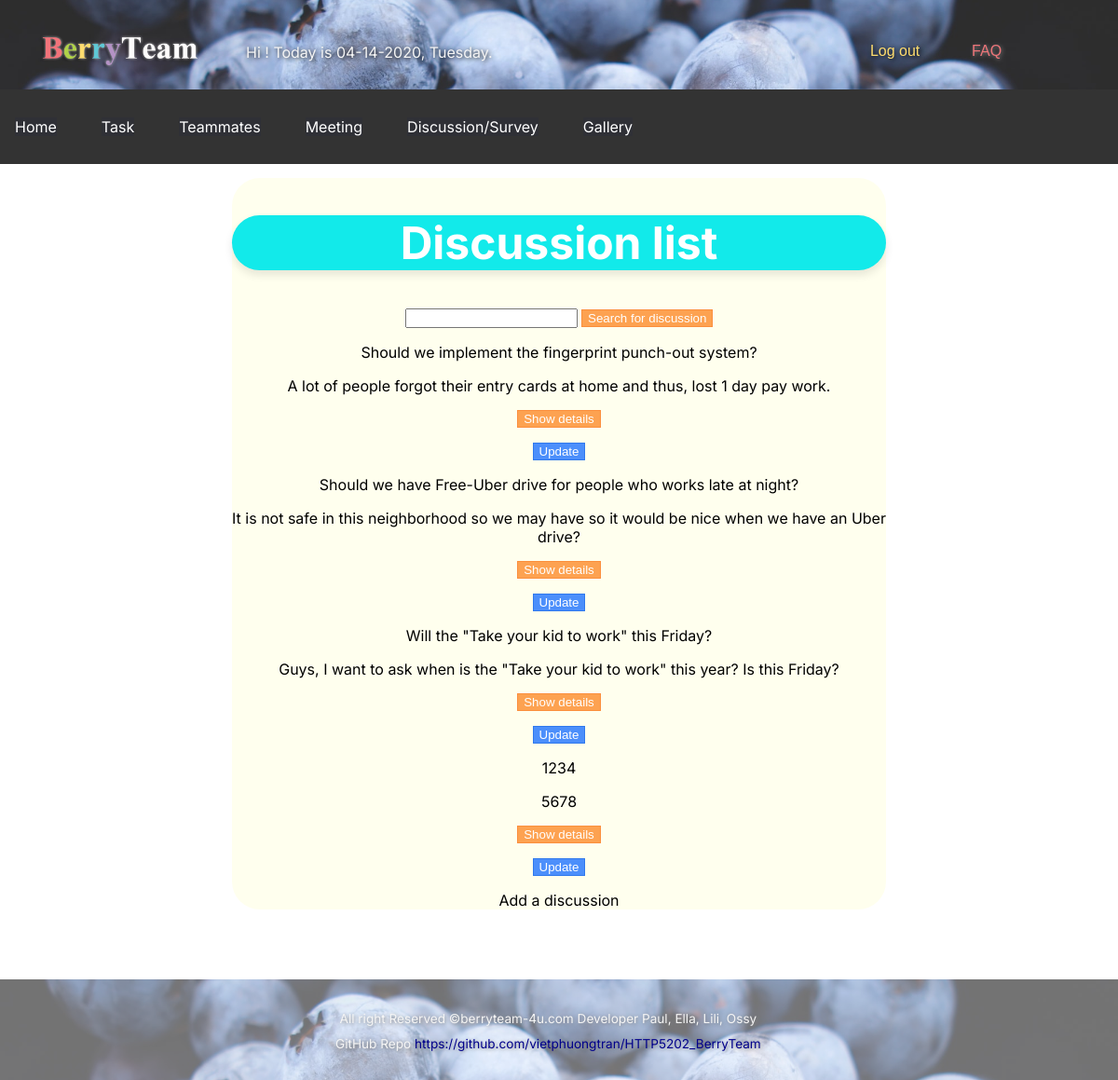
Page /discussion/list.php on the committed database.
### tables this page shows
CREATE TABLE `discussions` (
  `id` int(11) NOT NULL,
  `topic` varchar(100) NOT NULL,
  `content` varchar(100) NOT NULL,
  `colleague_id` int(10) DEFAULT NULL
);

### Classes/discussion.php (called while the page is built, shortened)
<?php
    class Discussion {
        public function showAllDiscussions($db){
            $sql = "SELECT * FROM discussions";
            $pdostm = $db->prepare($sql);
            $pdostm->execute();
            $discussions = $pdostm->fetchAll(PDO::FETCH_OBJ);
            return $discussions;
        }
    }
    ?>

### discussion/list.php (the view, shortened to what this page needs)
<?php
require_once '../Classes/discussion.php';
$dbcon = dbConnect::getDb();
$d = new allDiscussionFunction();
$dicussions =  $d->showAllDiscussions($dbcon);
?>
<html lang="en">
    <head>
        <link rel="stylesheet" href ="../Stylesheets/discussion.css">
        <link rel="stylesheet" href ="../Stylesheets/landing-uniform.css">
        <link rel="stylesheet" href ="../Stylesheets/uniform.css">
        <link rel="stylesheet" type="text/css" href="../Stylesheets/navigation.css">
    </head>
    <body>
    <? include '../includes/header-landing.php' ?>
    <? include '../includes/navigation.php' ?>
    <div class="contentContainer">
        <div class="discussionContainer">
            <div class="discussionH2"><h2>Discussion list</h2></div>
            <div>
                <form method="post" action="search.php">
                    <input type="text" name="searchWord" />
                    <input type="submit" class="showButton" name="searchDiscussion" value="Search for discussion"/>
                </form>
            </div>
            <?php foreach ($dicussions as $discussion) { ?>
                <div><?= $discussion->topic ?></div>
                <div><?= $discussion->content ?></div>
                <div>
                    <form action="show.php" method="post">
                        <input type="submit" class="showButton" name="showDiscussion" value="Show details"/>
                    </form>
                    <form action="update.php" method="post">
                        <input type="submit" class="updateButton" name="updateDiscussion" value="Update"/>
                    </form>
                </div>
            <?php } ?>
            <a href="add.php">Add a discussion</a>
        </div>
    </div>
    <? include '../includes/footer-landing.php' ?>
    </body>
</html>

### Stylesheets/discussion.css (style rules this page uses)
h2 { text-align: center; }
.contentContainer { display: flex; flex-wrap: wrap; justify-content: center; align-items: center; padding: 15px; }
.discussionContainer { width:60%; background: #FFE; border-radius: 30px; color: black; text-align: center; }
.discussionContainer div { margin: 1em 0 1em 0; }
.discussionH2 { font-weight: bold; font-size: 2em; border-radius: 30px; box-shadow: 0 5px 10px 0px rgba(0, 0, 0, 0.1); background: #12EAEA; color: white; }
.updateButton { color: white; background: #4C8FFB; border: 1px #3079ED solid; }
.showButton { color: white; background: #FDA251; border: 1px solid #FB8F3D; }

### Stylesheets/landing-uniform.css (style rules this page uses)
body { margin: 0; padding: 0; font-family: 'Inter', sans-serif; color: darkblue; }
body::after { content: ""; background-size: cover; opacity: 0.2; top: 0; left: 0; bottom: 0; right: 0; position: absolute; z-index: -2; }
a { text-decoration: none; color: inherit; }

### Stylesheets/uniform.css (style rules this page uses)
body { margin: 0; padding: 0; font-family: 'Inter', sans-serif; color: darkblue; min-height:100%; }
a { text-decoration: none; color: inherit; }

### rows in the picture
discussions: topic "Should we implement the fingerprint punch-out system?", content "A lot of people forgot their entry cards at home and thus, lost 1 day pay work."
discussions: topic "Should we have Free-Uber drive for people who works late at night?", content "It is not safe in this neighborhood so we may have so it would be nice when we have an Uber drive?"
discussions: topic "Will the \"Take your kid to work\" this Friday?", content "Guys, I want to ask when is the \"Take your kid to work\" this year? Is this Friday?"
discussions: topic "1234", content "5678"

### other values in the picture
$value "Home"
$value "Task"
$value "Teammates"
$value "Meeting"
$value "Discussion/Survey"
$value "Gallery"
